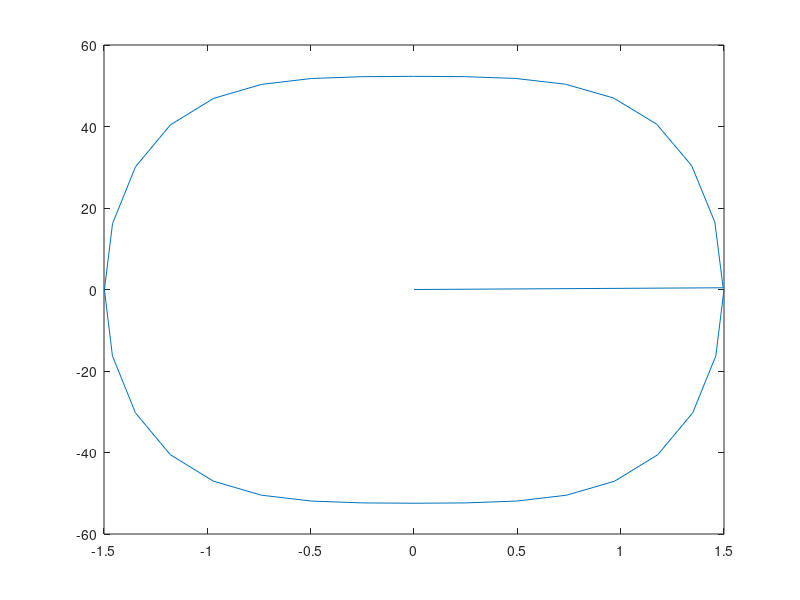

Write the MATLAB code that produced this figure.

u0 = 1.5;
v0 = 0;
s1 = 100;
s2 = 10;
T = 0.15153;
Dt = T/32;
tmax = 50*T;
tt = 0:Dt:tmax;

%RK3

f1 = @(t,u,z) z;
f2 = @(t,u,z) -s1*(1 + s2*(u^2))*u;

u = zeros(length(tt),1);
z = zeros(length(tt),1);
u(1) = u0;
z(1) = v0; 


for i = 1:1600
  K1u = f1(tt(i), u(i), z(i));
  K1z = f2(tt(i), u(i), z(i));
  
  K2u = f1(tt(i) + Dt/2, u(i) + Dt*K1u/2, z(i)+ Dt*K1z/2);
  K2z = f2(tt(i) + Dt/2, u(i) + Dt*K1u/2, z(i)+ Dt*K1z/2);
  
  K3u = f1(tt(i) + Dt, u(i) + Dt*(-K1u + 2*K2u), z(i) + Dt*(-K1z + 2*K2z));
  K3z = f2(tt(i) + Dt, u(i) + Dt*(-K1u + 2*K2u), z(i) + Dt*(-K1z + 2*K2z));
  
  if (i<=32) 
    u(i+1) = u(i) + (Dt/6)*(K1u + 4*K2u + K3u);
    z(i+1) = z(i) + (Dt/6)*(K1z + 4*K2z + K3z);
  endif
  
endfor

%z es la velocidad
plot(u,z);
